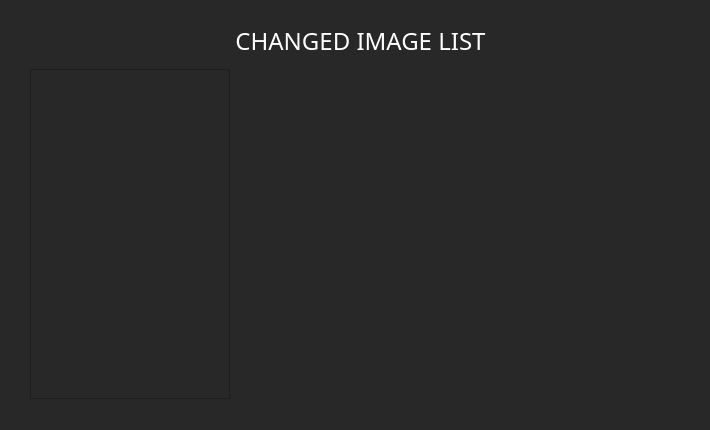
<?xml version="1.0" encoding="UTF-8"?>
<ui version="4.0">
 <class>Dialog</class>
 <widget class="QDialog" name="Dialog">
  <property name="geometry">
   <rect>
    <x>0</x>
    <y>0</y>
    <width>710</width>
    <height>430</height>
   </rect>
  </property>
  <property name="windowTitle">
   <string>Dialog</string>
  </property>
  <property name="styleSheet">
   <string notr="true">background-color: rgb(40, 40, 40);
color: rgb(255, 255, 255);</string>
  </property>
  <widget class="QLabel" name="label">
   <property name="geometry">
    <rect>
     <x>30</x>
     <y>20</y>
     <width>661</width>
     <height>41</height>
    </rect>
   </property>
   <property name="font">
    <font>
     <family>Jaapokki subtract</family>
     <pointsize>18</pointsize>
     <weight>50</weight>
     <bold>false</bold>
    </font>
   </property>
   <property name="text">
    <string>CHANGED IMAGE LIST</string>
   </property>
   <property name="alignment">
    <set>Qt::AlignCenter</set>
   </property>
  </widget>
  <widget class="QListWidget" name="imageListWidget">
   <property name="geometry">
    <rect>
     <x>30</x>
     <y>69</y>
     <width>200</width>
     <height>330</height>
    </rect>
   </property>
  </widget>
  <widget class="QLabel" name="selectImg">
   <property name="geometry">
    <rect>
     <x>240</x>
     <y>70</y>
     <width>440</width>
     <height>330</height>
    </rect>
   </property>
   <property name="text">
    <string/>
   </property>
  </widget>
 </widget>
 <resources/>
 <connections/>
</ui>
